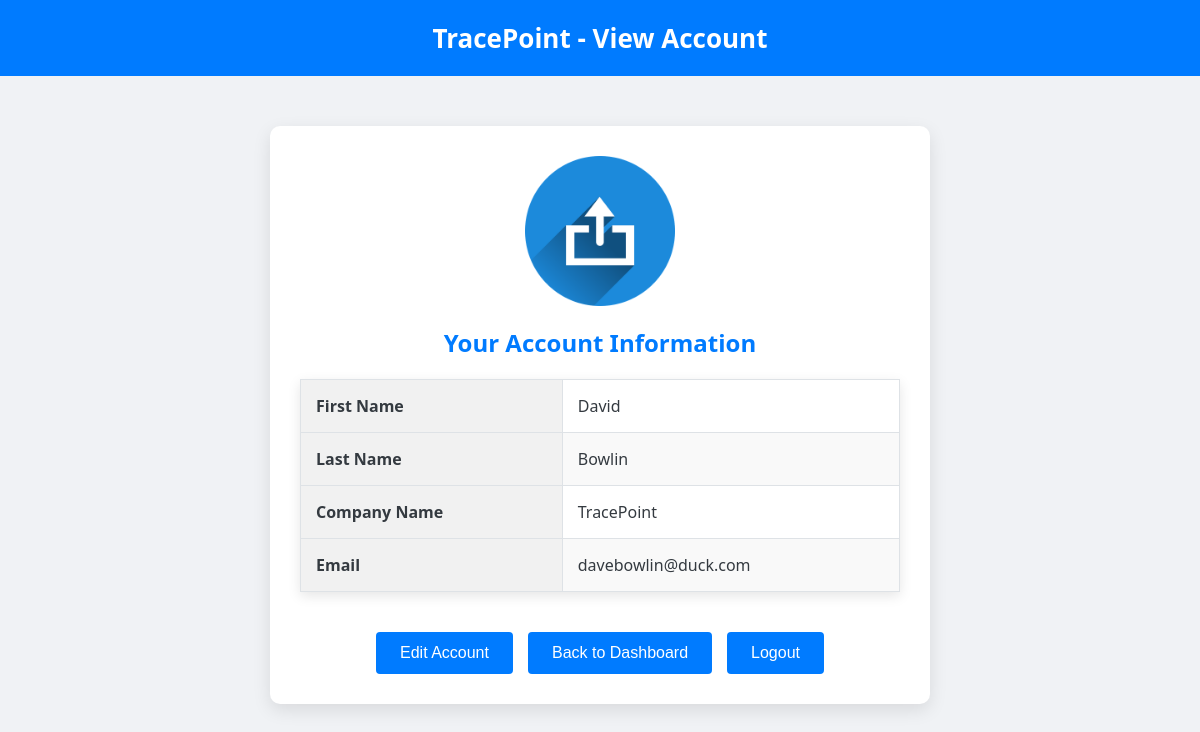
Screenshot of /view_account (signed in) with the database file from the repository.
### tables this page shows
CREATE TABLE Users (
            Email TEXT PRIMARY KEY,
            First TEXT,
            Last TEXT,
            CompanyName TEXT,
            Password TEXT,
            AccountType TEXT
        );

### main.py (the view)
@app.route('/view_account', methods=['GET'])
def view_account():
    if 'email' not in session:
        return redirect(url_for('login'))
    con = sqlite3.connect('database.db')
    try:
        cur = con.cursor()
        cur.execute("SELECT First, Last, CompanyName, Email FROM Users WHERE Email = ?", (session['email'],))
        user_info = cur.fetchone()
    except Exception as e:
        print(f"Error: {e}")
        return render_template('error.html')
    finally:
        con.close()
    return render_template('view_account.html', user_info=user_info)

### templates/view_account.html (shortened to what this page needs)
<!DOCTYPE html>
<html lang="en">
<head>
    <link rel="stylesheet" href="/static/css/styles.css">
</head>
<body>
    <header>TracePoint - View Account</header>
    <div class="container">
        <img src="/static/images/logo.png" alt="TracePoint Logo" class="logo">
        <h2>Your Account Information</h2>
        <table>
            <tr>
                <th>First Name</th>
                <td>{{ user_info[0] }}</td>
            </tr>
            <tr>
                <th>Last Name</th>
                <td>{{ user_info[1] }}</td>
            </tr>
            <tr>
                <th>Company Name</th>
                <td>{{ user_info[2] }}</td>
            </tr>
            <tr>
                <th>Email</th>
                <td>{{ user_info[3] }}</td>
            </tr>
        </table>
        <div class="button-group">
            <a href="/edit_account"><button type="button">Edit Account</button></a>
            <a href="/user_main"><button type="button">Back to Dashboard</button></a>
            <a href="/logout"><button type="button">Logout</button></a>
        </div>
    </div>
</body>
</html>

### static/css/styles.css (style rules this page uses)
body { font-family: 'Segoe UI', Tahoma, Geneva, Verdana, sans-serif; background-color: #f0f2f5; color: #343a40; margin: 0; padding: 0; }
.container { width: 90%; max-width: 600px; margin: 50px auto; background: #ffffff; padding: 30px; box-shadow: 0px 6px 18px rgba(0, 0, 0, 0.1); border-radius: 10px; }
h1, h2, h3 { color: #007bff; font-weight: 600; text-align: center; }
.logo { display: block; margin: 0 auto 20px; width: 150px; height: auto; }
a { text-decoration: none; color: #007bff; font-weight: 500; }
button { padding: 12px 24px; background-color: #007bff; color: #ffffff; border: none; border-radius: 4px; cursor: pointer; font-size: 16px; transition: background-color 0.3s ease, box-shadow 0.3s ease; margin-top: 15px; }
header { background-color: #007bff; color: #ffffff; padding: 20px; text-align: center; margin-bottom: 40px; font-size: 26px; font-weight: bold; }
table { width: 100%; border-collapse: collapse; margin-top: 20px; background-color: #ffffff; box-shadow: 0px 4px 12px rgba(0, 0, 0, 0.1); }
table th, table td { border: 1px solid #dee2e6; padding: 15px; text-align: left; font-size: 16px; }
table th { background-color: #f1f1f1; font-weight: bold; }
table tr:nth-child(even) { background-color: #f9f9f9; }
.button-group { display: flex; gap: 15px; margin-top: 25px; justify-content: center; }
.button-group button { flex: 1; }

### rows the page displays
Users: First "David", Last "Bowlin", CompanyName "TracePoint", Email "davebowlin@duck.com"
